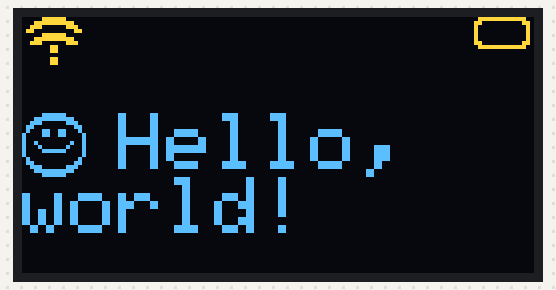
A sketch run on a simulated Arduino Uno, built with avr-gcc and run on an emulated ATmega328P. Parts: 128×64 one-colour display. The OLED is the two-colour kind (top 16 rows yellow).

Above: at 0.1 s.

The sketch:

oled_hello.ino
```cpp
#include <Wire.h>
#include <Adafruit_GFX.h>
#include <Adafruit_SSD1306.h>

// OLED Display Identification
// Adafruit SSD1306
// Screen Specifications
// this is a 0.91" or 0.96" I2C OLED display (most likely 0.96" given the aspect ratio).
// Resolution: 128x64 pixels (or 128x32 for 0.91")
// Interface: I2C (address typically 0x3C or 0x3D)
// Voltage: 3.3V - 5V compatible
// The Adafruit library is the easiest to start with and has excellent documentation. If you're memory-constrained, U8g2 or SSD1306Ascii are good alternatives.Retry
// Driver Chip
// SSD1306 - This is the most common driver IC for these 4-pin I2C OLED modules. The pin labels "GND VCC SCL SDA" confirm it's I2C.
// I2C OLED example: 4-pin module (VCC, GND, SDA, SCL)
// Connect to Arduino I2C pins:
//   - On Arduino Uno / Nano: SDA = A4, SCL = A5
//   - On many other boards: use dedicated SDA/SCL pins

#define SCREEN_WIDTH 128
#define SCREEN_HEIGHT 64
#define OLED_RESET    -1      // Reset pin (or -1 if shared/unused)
#define OLED_I2C_ADDR 0x3C    // Common I2C address for 128x64 OLED

Adafruit_SSD1306 display(SCREEN_WIDTH, SCREEN_HEIGHT, &Wire, OLED_RESET);

// Simple monochrome bitmap icons (1-bit each pixel)
// 16x8 battery outline with a little terminal on the right
static const unsigned char PROGMEM batteryIcon[] = {
  0b00111111, 0b11111100,
  0b01100000, 0b00000110,
  0b01000000, 0b00000010,
  0b01000000, 0b00000010,
  0b01000000, 0b00000010,
  0b01000000, 0b00000010,
  0b01100000, 0b00000110,
  0b00111111, 0b11111100
};

// 16x12 Wi-Fi icon with three arcs and a small dot
static const unsigned char PROGMEM wifiIcon[] = {
  0b00000111, 0b11100000,
  0b00011111, 0b11111000,
  0b00111000, 0b00011100,
  0b01100000, 0b00000110,
  0b00000111, 0b11100000,
  0b00011111, 0b11111000,
  0b00111000, 0b00011100,
  0b00000001, 0b10000000,
  0b00000001, 0b10000000,
  0b00000000, 0b00000000,
  0b00000001, 0b10000000,
  0b00000001, 0b10000000
};

// 16x16 smiley face
static const unsigned char PROGMEM smileyIcon[] = {
  0b00000111, 0b11100000,
  0b00011111, 0b11111000,
  0b00111000, 0b00011100,
  0b01100000, 0b00000110,
  0b01000110, 0b01100010,
  0b10000110, 0b01100001,
  0b10000000, 0b00000001,
  0b10010000, 0b00001001,
  0b10001000, 0b00010001,
  0b10000111, 0b11100001,
  0b10000000, 0b00000001,
  0b01000000, 0b00000010,
  0b01100000, 0b00000110,
  0b00111000, 0b00011100,
  0b00011111, 0b11111000,
  0b00000111, 0b11100000
};

void setup() {
  Wire.begin();

  if (!display.begin(SSD1306_SWITCHCAPVCC, OLED_I2C_ADDR)) {
    // If the display does not initialize, stay here
    for (;;) {
      // Optional: blink an onboard LED here to signal error
      delay(1000);
    }
  }

  display.clearDisplay();

  // Draw status icons at the top: Wi-Fi (left), battery (right)
  display.drawBitmap(0, 0, wifiIcon, 16, 12, SSD1306_WHITE);
  display.drawBitmap(SCREEN_WIDTH - 16, 0, batteryIcon, 16, 8, SSD1306_WHITE);

  // Draw a smiley icon somewhere in the middle
  display.drawBitmap(0, 24, smileyIcon, 16, 16, SSD1306_WHITE);

  // Draw Hello, world! text to the right of the smiley
  display.setTextSize(2);           // Medium text
  display.setTextColor(SSD1306_WHITE);
  display.setCursor(24, 24);
  display.println("Hello,");
  display.println("world!");

  display.display();
}

void loop() {
  // Nothing to do in loop for a static Hello World message
}
```
